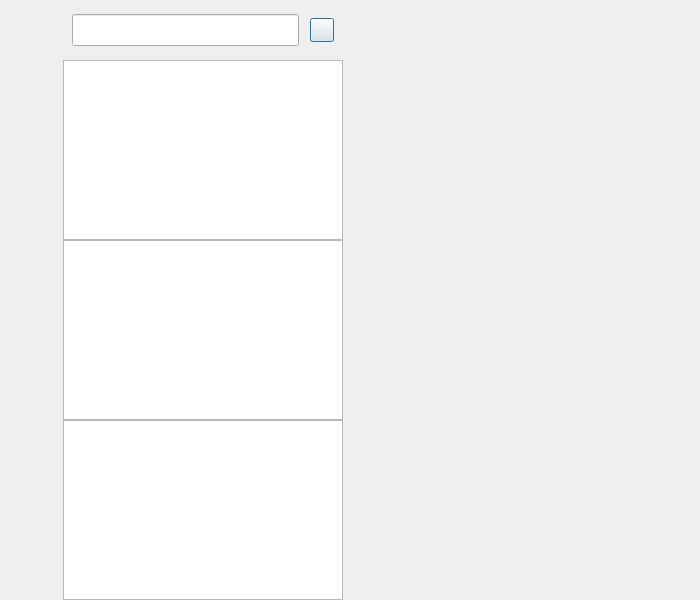
<?xml version="1.0" encoding="UTF-8"?>
<ui version="4.0">
 <class>ChatDialog</class>
 <widget class="QDialog" name="ChatDialog">
  <property name="geometry">
   <rect>
    <x>0</x>
    <y>0</y>
    <width>700</width>
    <height>600</height>
   </rect>
  </property>
  <property name="sizePolicy">
   <sizepolicy hsizetype="Ignored" vsizetype="Ignored">
    <horstretch>0</horstretch>
    <verstretch>0</verstretch>
   </sizepolicy>
  </property>
  <property name="windowTitle">
   <string>Dialog</string>
  </property>
  <layout class="QHBoxLayout" name="horizontalLayout">
   <property name="spacing">
    <number>0</number>
   </property>
   <property name="leftMargin">
    <number>0</number>
   </property>
   <property name="topMargin">
    <number>0</number>
   </property>
   <property name="rightMargin">
    <number>0</number>
   </property>
   <property name="bottomMargin">
    <number>0</number>
   </property>
   <item>
    <widget class="QWidget" name="side_bar" native="true">
     <property name="minimumSize">
      <size>
       <width>63</width>
       <height>0</height>
      </size>
     </property>
     <property name="maximumSize">
      <size>
       <width>63</width>
       <height>16777215</height>
      </size>
     </property>
     <layout class="QVBoxLayout" name="verticalLayout">
      <property name="spacing">
       <number>7</number>
      </property>
      <property name="leftMargin">
       <number>10</number>
      </property>
      <property name="topMargin">
       <number>10</number>
      </property>
      <property name="rightMargin">
       <number>0</number>
      </property>
      <property name="bottomMargin">
       <number>0</number>
      </property>
      <item>
       <widget class="QWidget" name="widget" native="true">
        <layout class="QVBoxLayout" name="verticalLayout_3">
         <property name="spacing">
          <number>0</number>
         </property>
         <property name="leftMargin">
          <number>3</number>
         </property>
         <property name="topMargin">
          <number>3</number>
         </property>
         <property name="rightMargin">
          <number>3</number>
         </property>
         <property name="bottomMargin">
          <number>3</number>
         </property>
         <item>
          <widget class="QLabel" name="side_head_lb">
           <property name="minimumSize">
            <size>
             <width>42</width>
             <height>42</height>
            </size>
           </property>
           <property name="maximumSize">
            <size>
             <width>42</width>
             <height>42</height>
            </size>
           </property>
           <property name="text">
            <string/>
           </property>
           <property name="alignment">
            <set>Qt::AlignCenter</set>
           </property>
          </widget>
         </item>
         <item>
          <spacer name="verticalSpacer_3">
           <property name="orientation">
            <enum>Qt::Vertical</enum>
           </property>
           <property name="sizeType">
            <enum>QSizePolicy::Fixed</enum>
           </property>
           <property name="sizeHint" stdset="0">
            <size>
             <width>20</width>
             <height>20</height>
            </size>
           </property>
          </spacer>
         </item>
         <item>
          <widget class="StateWidget" name="side_chat_widget" native="true">
           <property name="minimumSize">
            <size>
             <width>36</width>
             <height>36</height>
            </size>
           </property>
           <property name="maximumSize">
            <size>
             <width>36</width>
             <height>36</height>
            </size>
           </property>
          </widget>
         </item>
         <item>
          <spacer name="verticalSpacer_2">
           <property name="orientation">
            <enum>Qt::Vertical</enum>
           </property>
           <property name="sizeType">
            <enum>QSizePolicy::Fixed</enum>
           </property>
           <property name="sizeHint" stdset="0">
            <size>
             <width>20</width>
             <height>20</height>
            </size>
           </property>
          </spacer>
         </item>
         <item>
          <widget class="StateWidget" name="side_contact_widget" native="true">
           <property name="minimumSize">
            <size>
             <width>36</width>
             <height>36</height>
            </size>
           </property>
           <property name="maximumSize">
            <size>
             <width>36</width>
             <height>36</height>
            </size>
           </property>
          </widget>
         </item>
        </layout>
       </widget>
      </item>
      <item>
       <spacer name="verticalSpacer">
        <property name="orientation">
         <enum>Qt::Vertical</enum>
        </property>
        <property name="sizeHint" stdset="0">
         <size>
          <width>20</width>
          <height>40</height>
         </size>
        </property>
       </spacer>
      </item>
     </layout>
    </widget>
   </item>
   <item>
    <widget class="QWidget" name="chat_user_wid" native="true">
     <property name="maximumSize">
      <size>
       <width>280</width>
       <height>16777215</height>
      </size>
     </property>
     <layout class="QVBoxLayout" name="verticalLayout_2">
      <property name="spacing">
       <number>0</number>
      </property>
      <property name="leftMargin">
       <number>0</number>
      </property>
      <property name="topMargin">
       <number>0</number>
      </property>
      <property name="rightMargin">
       <number>0</number>
      </property>
      <property name="bottomMargin">
       <number>0</number>
      </property>
      <item>
       <widget class="QWidget" name="search_wid" native="true">
        <property name="minimumSize">
         <size>
          <width>0</width>
          <height>60</height>
         </size>
        </property>
        <property name="maximumSize">
         <size>
          <width>16777215</width>
          <height>60</height>
         </size>
        </property>
        <layout class="QHBoxLayout" name="horizontalLayout_2">
         <item>
          <widget class="CustomizeEdit" name="search_edit">
           <property name="minimumSize">
            <size>
             <width>0</width>
             <height>32</height>
            </size>
           </property>
           <property name="maximumSize">
            <size>
             <width>16777215</width>
             <height>32</height>
            </size>
           </property>
          </widget>
         </item>
         <item>
          <spacer name="horizontalSpacer">
           <property name="orientation">
            <enum>Qt::Horizontal</enum>
           </property>
           <property name="sizeType">
            <enum>QSizePolicy::Fixed</enum>
           </property>
           <property name="sizeHint" stdset="0">
            <size>
             <width>5</width>
             <height>20</height>
            </size>
           </property>
          </spacer>
         </item>
         <item>
          <widget class="ClickBtn" name="add_btn">
           <property name="minimumSize">
            <size>
             <width>24</width>
             <height>24</height>
            </size>
           </property>
           <property name="maximumSize">
            <size>
             <width>24</width>
             <height>24</height>
            </size>
           </property>
           <property name="text">
            <string/>
           </property>
          </widget>
         </item>
        </layout>
       </widget>
      </item>
      <item>
       <widget class="ChatUserList" name="chat_user_list"/>
      </item>
      <item>
       <widget class="ContactUserList" name="contact_list"/>
      </item>
      <item>
       <widget class="SearchList" name="search_list"/>
      </item>
     </layout>
    </widget>
   </item>
   <item>
    <widget class="QStackedWidget" name="stackedWidget">
     <property name="currentIndex">
      <number>0</number>
     </property>
     <widget class="ChatPage" name="chat_page"/>
     <widget class="QWidget" name="friend_apply_page"/>
    </widget>
   </item>
  </layout>
 </widget>
 <customwidgets>
  <customwidget>
   <class>ClickBtn</class>
   <extends>QPushButton</extends>
   <header location="global">clickbtn.h</header>
  </customwidget>
  <customwidget>
   <class>CustomizeEdit</class>
   <extends>QLineEdit</extends>
   <header location="global">customizeedit.h</header>
  </customwidget>
  <customwidget>
   <class>ChatUserList</class>
   <extends>QListWidget</extends>
   <header location="global">chatuserlist.h</header>
  </customwidget>
  <customwidget>
   <class>ChatPage</class>
   <extends>QWidget</extends>
   <header>chatpage.h</header>
   <container>1</container>
  </customwidget>
  <customwidget>
   <class>StateWidget</class>
   <extends>QWidget</extends>
   <header location="global">statewidget.h</header>
   <container>1</container>
  </customwidget>
  <customwidget>
   <class>SearchList</class>
   <extends>QListWidget</extends>
   <header location="global">searchlist.h</header>
  </customwidget>
  <customwidget>
   <class>ContactUserList</class>
   <extends>QListWidget</extends>
   <header location="global">contactuserlist.h</header>
  </customwidget>
 </customwidgets>
 <resources/>
 <connections/>
</ui>
